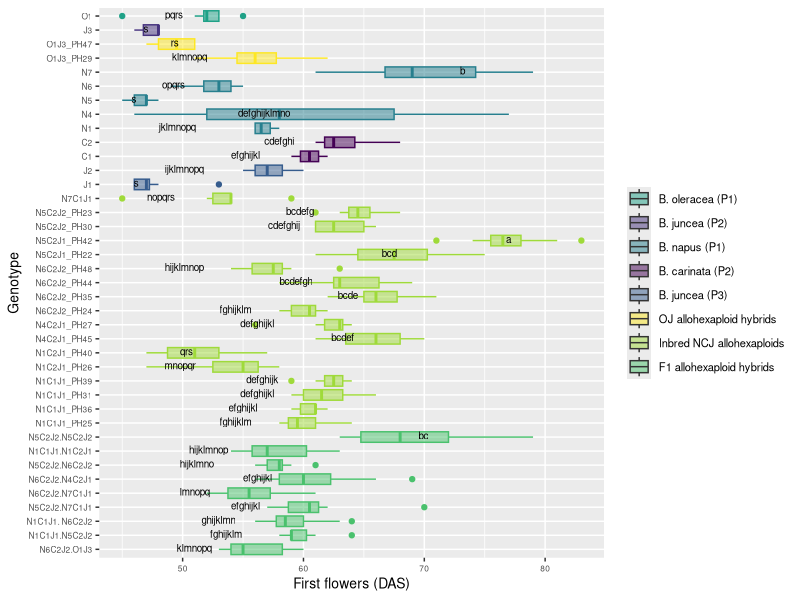

Generate this figure with R:
# Comparison 2XY: Novel allohexaploids

#load packages 
install.packages("multcompView")
install.packages("viridis")
library(viridisLite)
library(viridis)
library(tidyverse)
library(dplyr)
library(ggplot2)
library(ggpubr)
library(datasets)
library(multcompView)


# vollständige Rohdatentabelle laden ######
getwd()
DATA <- read_csv("EPPN raw data complete 220419.csv")
View(DATA)


#drop first column
DATA = DATA[,2:37]
View(DATA)

#Comparison 2XY	einschließlich JO allohexaploids
# Aim: to determine if the NCJ allohexaploids have more similarity to each other than to their parent genotypes 

#### subsetting #####
#IMPORTANT: N5C2J2.N5C2J1_PH43 has only one parent genotype: N5C2J2 (PH30 and PH23), 
# N5C2J1_PH42 wieder drin

comp_2XY4 <- DATA[DATA$Genotype %in% c("N5", "N6", "N1", "N4", "N7","C1", "C2", "J1", "J2", 
                                      "O1", "J3",
                                      
                                      "N6C2J2_PH24", "N6C2J2_PH35", "N6C2J2_PH44", "N6C2J2_PH48", 
                                     "N5C2J1_PH22", "N5C2J1_PH42", "N5C2J2_PH30", "N5C2J2_PH23", "N1C1J1_PH25", "N1C1J1_PH36", 
                                     "N1C1J1_PH31", "N1C1J1_PH39", "N1C2J1_PH26", "N1C2J1_PH40", "N4C2J1_PH45",
                                     "N4C2J1_PH27", "N7C1J1",
                                     "O1J3_PH29", "O1J3_PH47",	
                                     
                                     "N1C1J1.N5C2J2", "N6C2J2.N7C1J1", "N5C2J2.N7C1J1", "N1C1J1. N6C2J2",
                                     "N5C2J2.N6C2J2","N1C1J1.N1C2J1", "N5C2J2.N5C2J2", "N6C2J2.N4C2J1", "N6C2J2.O1J3"), ]
head(comp_2XY4)
View(comp_2XY4)

#create column giving generation###############################################
#N5C2J1_PH42 wieder drin ######################################################## 
comp_2XY4 <- comp_2XY4 %>%
  mutate(Type = case_when(
  Genotype == "O1" ~ "B. oleracea (P1)",
  Genotype == "J3" ~ "B. juncea (P2)",
  Genotype == "N1" ~ "B. napus (P1)",
  Genotype == "N4" ~ "B. napus (P1)",
  Genotype == "N5" ~ "B. napus (P1)",
  Genotype == "N6" ~ "B. napus (P1)",
  Genotype == "N7" ~ "B. napus (P1)",
  Genotype == "C1" ~ "B. carinata (P2)",
  Genotype == "C2" ~ "B. carinata (P2)",
  Genotype == "J1" ~ "B. juncea (P3)",
  Genotype == "J2" ~ "B. juncea (P3)",
  Genotype == "O1J3_PH29" ~ "OJ allohexaploid hybrids",
  Genotype == "O1J3_PH47" ~ "OJ allohexaploid hybrids",
  Genotype == "N5C2J1_PH22" ~ "Inbred NCJ allohexaploids",
  Genotype == "N5C2J1_PH42" ~ "Inbred NCJ allohexaploids",
  Genotype == "N5C2J2_PH23" ~ "Inbred NCJ allohexaploids",
  Genotype == "N6C2J2_PH24" ~ "Inbred NCJ allohexaploids",
  Genotype == "N1C1J1_PH25" ~ "Inbred NCJ allohexaploids",
  Genotype == "N1C2J1_PH26" ~ "Inbred NCJ allohexaploids",
  Genotype == "N4C2J1_PH27" ~ "Inbred NCJ allohexaploids",
  Genotype == "N5C2J2_PH30" ~ "Inbred NCJ allohexaploids",
  Genotype == "N1C1J1_PH31" ~ "Inbred NCJ allohexaploids",
  Genotype == "N6C2J2_PH35" ~ "Inbred NCJ allohexaploids",
  Genotype == "N1C1J1_PH36" ~ "Inbred NCJ allohexaploids",
  Genotype == "N1C1J1_PH39" ~ "Inbred NCJ allohexaploids",
  Genotype == "N1C2J1_PH40" ~ "Inbred NCJ allohexaploids",
  Genotype == "N6C2J2_PH44" ~ "Inbred NCJ allohexaploids",
  Genotype == "N4C2J1_PH45" ~ "Inbred NCJ allohexaploids",
  Genotype == "N6C2J2_PH48" ~ "Inbred NCJ allohexaploids",
  Genotype == "N7C1J1" ~ "Inbred NCJ allohexaploids",
  Genotype == "N1C1J1.N5C2J2" ~ "F1 allohexaploid hybrids",
  Genotype == "N1C1J1.N1C2J1" ~ "F1 allohexaploid hybrids",
  Genotype == "N5C2J2.N7C1J1" ~ "F1 allohexaploid hybrids",
  Genotype == "N5C2J2.N5C2J2" ~ "F1 allohexaploid hybrids",
  Genotype == "N1C1J1. N6C2J2" ~ "F1 allohexaploid hybrids",
  Genotype == "N5C2J2.N6C2J2" ~ "F1 allohexaploid hybrids",
  Genotype == "N6C2J2.O1J3" ~ "F1 allohexaploid hybrids",
  Genotype == "N6C2J2.N4C2J1" ~ "F1 allohexaploid hybrids",
  Genotype == "N6C2J2.N7C1J1" ~ "F1 allohexaploid hybrids"))
view(comp_2XY4)

# ANOVA, Tukey & Boxplot with CLD according to Rosane Rech##########################################################
# loading the appropriate libraries
library(datasets)

#remove previous objects
rm(anova)
rm(tukey)
rm(cld)
rm(Tk)
rm(ANOVA_Tukey_2XY4)

# analysis of variance
anova <- aov(first_flowers_DAS ~ Genotype, data = comp_2XY4)
summary(anova)

# Tukey's test
tukey <- TukeyHSD(anova)
print(tukey)

# compact letter display
cld <- multcompLetters4(anova, tukey)
print(cld)

# table with factors and 3rd quantile
Tk <- group_by(comp_2XY4, Genotype) %>%
  summarise(mean = round(mean(first_flowers_DAS, na.rm = TRUE), digits = 1), quant = round(quantile(first_flowers_DAS, probs = 0.75, na.rm = TRUE), digits = 1)) %>%
  arrange(desc(mean)) #WICHTIG: arrange(desc(mean)) muss hier rein!!!

# extracting the compact letter display and adding to the Tk table
cld <- as.data.frame.list(cld$Genotype)
Tk$cld <- cld$Letters
print(Tk) # print dient der Überprüfung: Mittelwerte und Letter code 
# in der gleichen Reihenfolge angeordnet?


#create column giving generation###############################################
#N5C2J1_PH42 wieder drin ########################################################
ANOVA_Tukey_2XY4 <- Tk %>%
  mutate(Type = case_when(
    Genotype == "O1" ~ "B. oleracea (P1)",
    Genotype == "J3" ~ "B. juncea (P2)",
    Genotype == "N1" ~ "B. napus (P1)",
    Genotype == "N4" ~ "B. napus (P1)",
    Genotype == "N5" ~ "B. napus (P1)",
    Genotype == "N6" ~ "B. napus (P1)",
    Genotype == "N7" ~ "B. napus (P1)",
    Genotype == "C1" ~ "B. carinata (P2)",
    Genotype == "C2" ~ "B. carinata (P2)",
    Genotype == "J1" ~ "B. juncea (P3)",
    Genotype == "J2" ~ "B. juncea (P3)",
    Genotype == "O1J3_PH29" ~ "OJ allohexaploid hybrids",
    Genotype == "O1J3_PH47" ~ "OJ allohexaploid hybrids",
    Genotype == "N5C2J1_PH22" ~ "Inbred NCJ allohexaploids",
    Genotype == "N5C2J1_PH42" ~ "Inbred NCJ allohexaploids",
    Genotype == "N5C2J2_PH23" ~ "Inbred NCJ allohexaploids",
    Genotype == "N6C2J2_PH24" ~ "Inbred NCJ allohexaploids",
    Genotype == "N1C1J1_PH25" ~ "Inbred NCJ allohexaploids",
    Genotype == "N1C2J1_PH26" ~ "Inbred NCJ allohexaploids",
    Genotype == "N4C2J1_PH27" ~ "Inbred NCJ allohexaploids",
    Genotype == "N5C2J2_PH30" ~ "Inbred NCJ allohexaploids",
    Genotype == "N1C1J1_PH31" ~ "Inbred NCJ allohexaploids",
    Genotype == "N6C2J2_PH35" ~ "Inbred NCJ allohexaploids",
    Genotype == "N1C1J1_PH36" ~ "Inbred NCJ allohexaploids",
    Genotype == "N1C1J1_PH39" ~ "Inbred NCJ allohexaploids",
    Genotype == "N1C2J1_PH40" ~ "Inbred NCJ allohexaploids",
    Genotype == "N6C2J2_PH44" ~ "Inbred NCJ allohexaploids",
    Genotype == "N4C2J1_PH45" ~ "Inbred NCJ allohexaploids",
    Genotype == "N6C2J2_PH48" ~ "Inbred NCJ allohexaploids",
    Genotype == "N7C1J1" ~ "Inbred NCJ allohexaploids",
    Genotype == "N1C1J1.N5C2J2" ~ "F1 allohexaploid hybrids",
    Genotype == "N1C1J1.N1C2J1" ~ "F1 allohexaploid hybrids",
    Genotype == "N5C2J2.N7C1J1" ~ "F1 allohexaploid hybrids",
    Genotype == "N5C2J2.N5C2J2" ~ "F1 allohexaploid hybrids",
    Genotype == "N1C1J1. N6C2J2" ~ "F1 allohexaploid hybrids",
    Genotype == "N5C2J2.N6C2J2" ~ "F1 allohexaploid hybrids",
    Genotype == "N6C2J2.O1J3" ~ "F1 allohexaploid hybrids",
    Genotype == "N6C2J2.N4C2J1" ~ "F1 allohexaploid hybrids",
    Genotype == "N6C2J2.N7C1J1" ~ "F1 allohexaploid hybrids"))
view(ANOVA_Tukey_2XY4)


# Reorder factor levels in comp_2XY4
comp_2XY4ord <- comp_2XY4                             
comp_2XY4ord$Genotype <- factor(comp_2XY4ord$Genotype,     
                                levels = c("N6C2J2.O1J3","N1C1J1.N5C2J2", "N1C1J1. N6C2J2", 
                                           "N5C2J2.N7C1J1", "N6C2J2.N7C1J1", "N6C2J2.N4C2J1",
                                           "N5C2J2.N6C2J2", "N1C1J1.N1C2J1","N5C2J2.N5C2J2", 
                                           
                                           "N1C1J1_PH25", "N1C1J1_PH36","N1C1J1_PH31", "N1C1J1_PH39", 
                                           "N1C2J1_PH26", "N1C2J1_PH40", "N4C2J1_PH45","N4C2J1_PH27",
                                           "N6C2J2_PH24", "N6C2J2_PH35", "N6C2J2_PH44", "N6C2J2_PH48", 
                                           "N5C2J1_PH22", "N5C2J1_PH42", "N5C2J2_PH30", "N5C2J2_PH23", 
                                           "N7C1J1",
                                           
                                           "J1", "J2",  
                                           "C1", "C2",  
                                           "N1", "N4", "N5", "N6", "N7",
                                           
                                           "O1J3_PH29", "O1J3_PH47",
                                           
                                           "J3",
                                           "O1"))

ANOVA_Tukey_2XY4ord <- ANOVA_Tukey_2XY4
ANOVA_Tukey_2XY4ord$Genotype <- factor(ANOVA_Tukey_2XY4ord$Genotype,     
                                  levels = c("N6C2J2.O1J3","N1C1J1.N5C2J2", "N1C1J1. N6C2J2", 
                                             "N5C2J2.N7C1J1", "N6C2J2.N7C1J1", "N6C2J2.N4C2J1",
                                             "N5C2J2.N6C2J2", "N1C1J1.N1C2J1","N5C2J2.N5C2J2", 
                                             
                                             "N1C1J1_PH25", "N1C1J1_PH36","N1C1J1_PH31", "N1C1J1_PH39", 
                                             "N1C2J1_PH26", "N1C2J1_PH40", "N4C2J1_PH45","N4C2J1_PH27",
                                             "N6C2J2_PH24", "N6C2J2_PH35", "N6C2J2_PH44", "N6C2J2_PH48", 
                                             "N5C2J1_PH22", "N5C2J1_PH42", "N5C2J2_PH30", "N5C2J2_PH23", 
                                             "N7C1J1",
                                             
                                             "J1", "J2",  
                                             "C1", "C2",  
                                             "N1", "N4", "N5", "N6", "N7",
                                             
                                             "O1J3_PH29", "O1J3_PH47",
                                             
                                             "J3",
                                             "O1"))


#boxplot first_flowers_DAS 2XY4
ggplot(comp_2XY4ord, aes(Genotype, first_flowers_DAS, fill = Type, color = Type)) + 
  geom_boxplot() +
  labs(x="Genotype", y="First flowers (DAS)") +
  geom_text(data = ANOVA_Tukey_2XY4, aes(x = Genotype, y = quant, label = cld), color = "black", size = 2.5, vjust = 0.3, hjust = 3) +
  coord_flip() +
  theme(axis.title = element_text(size = 14),
        legend.text = element_text(size = 8),
        legend.title= element_blank(),
        axis.title.x = element_text(size = 10),
        axis.title.y = element_text(size = 10),
        axis.text.x = element_text(size = 6),
        axis.text.y = element_text(size = 6)) +
  scale_color_viridis(discrete = TRUE, option = "D", direction = 1, alpha = 1, guide = "none") +  #legend removed by guide = "none" 
  scale_fill_viridis(discrete = TRUE, option = "D", direction = 1, alpha = 0.5,
                     breaks=c("B. oleracea (P1)", "B. juncea (P2)", 
                              "B. napus (P1)", "B. carinata (P2)", "B. juncea (P3)", 
                              "OJ allohexaploid hybrids", "Inbred NCJ allohexaploids", "F1 allohexaploid hybrids"),
                     labels=c("B. oleracea (P1)", "B. juncea (P2)", 
                              "B. napus (P1)", "B. carinata (P2)", "B. juncea (P3)", 
                              "OJ allohexaploid hybrids", "Inbred NCJ allohexaploids", "F1 allohexaploid hybrids")) ##reorder legend labels!
